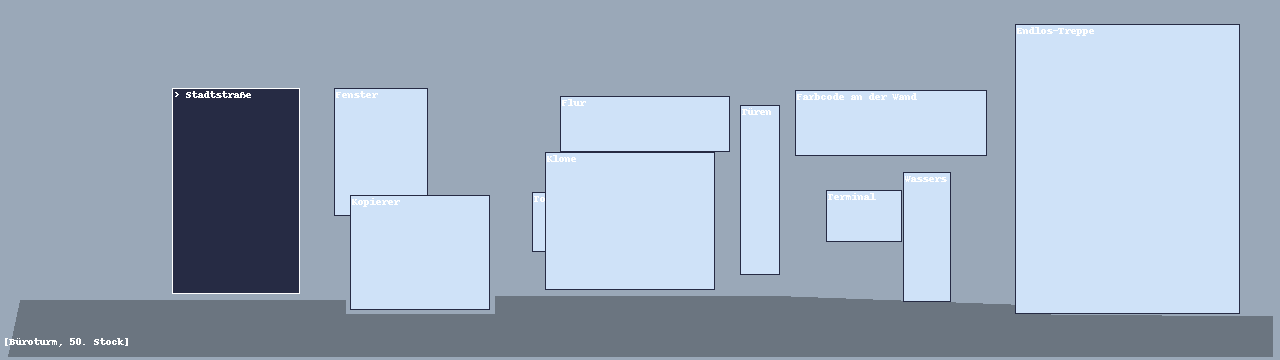
#> input picture game/grafik/platzhalter/raum_buero_50.png, 1280 x 360 px, given in place of nah_faehrtafel.png, which was not available
$ python nahansichten_welt2_schrift.py ../game/grafik/platzhalter/raum_buero_50.png
#> lines starting #> are read from the running program, lines starting #| are printed output that depends on the picture
"""Schrift und Zeichen auf die Nahansichten von Welt 2 (Pixelify Sans ohne Kantenglättung), deutsch und englisch.
Die englischen Bilder heißen <name>_en.png; oberflaeche/nahansicht.gd nimmt sie bei englischer Sprache.
Bilder ohne Schrift (Sandgrube, Konter-Auswahl, Paraden-Plan) werden nur kopiert.

Aufruf:  python3 tools/nahansichten_welt2_schrift.py"""
from pathlib import Path
from PIL import Image, ImageDraw, ImageFont

# Quelle: die mit tools/pixelieren.py umgerechneten Gemini-Bilder (nah_*.png, 640×360) und die Hieroglyphen,
# mit tools/figur.py gegenstaende aus dem 4×4-Bogen geschnitten (hiero48: längste Seite 46, hiero34: 32)
S = r"E:/Game Engine/Grafiken/assets/welt-2/pixel/"
ROOT = Path(__file__).resolve().parent.parent
Z = str(ROOT / "game" / "grafik" / "nahansichten") + "/"
TTF = str(ROOT / "game" / "schriften" / "pixelify-sans.ttf")
TINTE = (52, 36, 60)
KERBE = (58, 34, 20)       # eingeritzte Schrift auf Holz
KERBE_HELL = (196, 150, 96)

TEXTE = {
    "de": {
        "tafel": ["Was wächst, gärt oder verwittert, reist mit der Zeit.",
                  "Was du selbst pflückst, bleibt. Der Rest ist der Zeit egal.",
                  "Ägypten – Olympia: 112 Jahre | Olympia – Syrakus: 25 Jahre"],
        "tafel_oben": ["Bitte das Krokodil nicht füttern.", "Es frisst trotzdem."],
        "aushang_titel": "BEKANNTMACHUNG",
        "aushang": "Jedes neue Rundschreiben gilt sofort und über allen anderen Vorschriften.",
        "aushang_fuss": "Gezeichnet: Das Startbüro von Olympia",
    },
    "en": {
        "tafel": ["Whatever grows, ferments or weathers travels with time.",
                  "What you pick yourself stays as it is. Time doesn't care about the rest.",
                  "Egypt – Olympia: 112 years | Olympia – Syracuse: 25 years"],
        "tafel_oben": ["Please don't feed the crocodile.", "It eats anyway."],
        "aushang_titel": "NOTICE",
        "aushang": "Every new circular takes effect immediately and overrides all other regulations.",
        "aushang_fuss": "Signed: The Olympia Start Office",
    },
}


def font(g):
    return ImageFont.truetype(TTF, g)


def umbrechen(d, text, f, breite):
    zeilen, z = [], ""
    for w in text.split():
        p = (z + " " + w).strip()
        if d.textlength(p, font=f) > breite and z:
            zeilen.append(z)
            z = w
        else:
            z = p
    zeilen.append(z)
    return zeilen


# Eigene Ziffern 5×8 (Höhe der Großbuchstaben in Pixelify 12): In Pixelify sehen 2 und 5 aus wie 8 und 9,
# und die Fährtafel braucht die Jahre eindeutig (Rätsel 10: 112 + 25 = 137).
ZIFFERN = {
    "0": [".###.", "#...#", "#..##", "#.#.#", "#.#.#", "##..#", "#...#", ".###."],
    "1": ["..#..", ".##..", "..#..", "..#..", "..#..", "..#..", "..#..", ".###."],
    "2": [".###.", "#...#", "....#", "...#.", "..#..", ".#...", "#....", "#####"],
    "3": [".###.", "#...#", "....#", "..##.", "....#", "....#", "#...#", ".###."],
    "4": ["...#.", "..##.", ".#.#.", "#..#.", "#####", "...#.", "...#.", "...#."],
    "5": ["#####", "#....", "####.", "....#", "....#", "....#", "#...#", ".###."],
    "6": [".###.", "#....", "#....", "####.", "#...#", "#...#", "#...#", ".###."],
    "7": ["#####", "....#", "...#.", "...#.", "..#..", "..#..", "..#..", "..#.."],
    "8": [".###.", "#...#", "#...#", ".###.", "#...#", "#...#", "#...#", ".###."],
    "9": [".###.", "#...#", "#...#", "#...#", ".####", "....#", "....#", ".###."],
}
ZIFFER_OBEN = 4   # Abstand von der Textposition zur Oberkante der Großbuchstaben bei Größe 12


def ziffer(d, z, x, y, farbe):
    for r, zeile in enumerate(ZIFFERN[z]):
        for c, ch in enumerate(zeile):
            if ch == "#":
                d.point((int(x) + c, int(y) + ZIFFER_OBEN + r), fill=farbe)


def schreiben(d, xy, text, f, farbe):
    """Wie d.text, aber Ziffern aus ZIFFERN (nur bei Größe 12, sonst die Schrift selbst)."""
    x, y = xy
    if f.size != 12 or not any(ch.isdigit() for ch in text):
        d.text((x, y), text, font=f, fill=farbe)
        return
    i = 0
    while i < len(text):   # Läufe ohne Ziffern am Stück, damit sie genau wie bisher aussehen
        j = i + 1
        while j < len(text) and text[j].isdigit() == text[i].isdigit():
            j += 1
        px = x + d.textlength(text[:i], font=f)
        if text[i].isdigit():
            for k in range(i, j):
                ziffer(d, text[k], x + d.textlength(text[:k], font=f), y, farbe)
        else:
            d.text((px, y), text[i:j], font=f, fill=farbe)
        i = j


def mittig(d, text, f, x0, x1, y, farbe, kerbe=None):
    w = d.textlength(text, font=f)
    x = (x0 + x1 - w) / 2
    if kerbe:   # heller Rand unten rechts: wirkt eingeschnitten
        schreiben(d, (x + 1, y + 1), text, f, kerbe)
    schreiben(d, (x, y), text, f, farbe)


def glyphe(im, name, groesse, x0, y0, x1, y1):
    g = Image.open(S + f"hiero{groesse}/{name}.png").convert("RGBA")
    im.alpha_composite(g, (int((x0 + x1 - g.width) / 2), int((y0 + y1 - g.height) / 2)))


def oben_einritzen(d, zeilen):
    """Hausordnung auf dem freien oberen Brett der Fährtafel, über den drei Feldern (W2_NIL_PIX_0660)."""
    for i, z in enumerate(zeilen):
        mittig(d, z, font(12), 166, 422, 99 + i * 15, KERBE, KERBE_HELL)


# [37 lines left out: function ziffern_flicken, not called in this run]


def alle(sprache):
#> called with sprache = 'de'
    T = TEXTE[sprache]
    ENDUNG = ".png" if sprache == "de" else "_en.png"

    # --- Fährtafel (Nil-Delta): je Zeile ein geschnitztes Feld
    im = Image.open(S + "nah_faehrtafel.png").convert("RGB")
    d = ImageDraw.Draw(im)
    d.fontmode = "1"
    felder = [(166, 140, 422, 176), (166, 186, 422, 220), (166, 230, 422, 265)]
    for (x0, y0, x1, y1), text in zip(felder, T["tafel"]):
        f = font(12)
        zeilen = [t.strip() for t in text.split("|")] if "|" in text else umbrechen(d, text, f, x1 - x0 - 12)
        h = 14 * len(zeilen)
        for i, z in enumerate(zeilen):
            mittig(d, z, f, x0, x1, (y0 + y1 - h) / 2 + i * 14 - 1, KERBE, KERBE_HELL)
#> this loop made 3 passes
#> zeilen on pass 1: ['Was wächst, gärt oder verwittert, reist', 'mit der Zeit.']
    oben_einritzen(d, T["tafel_oben"])
    im.save(Z + "faehrtafel" + ENDUNG)
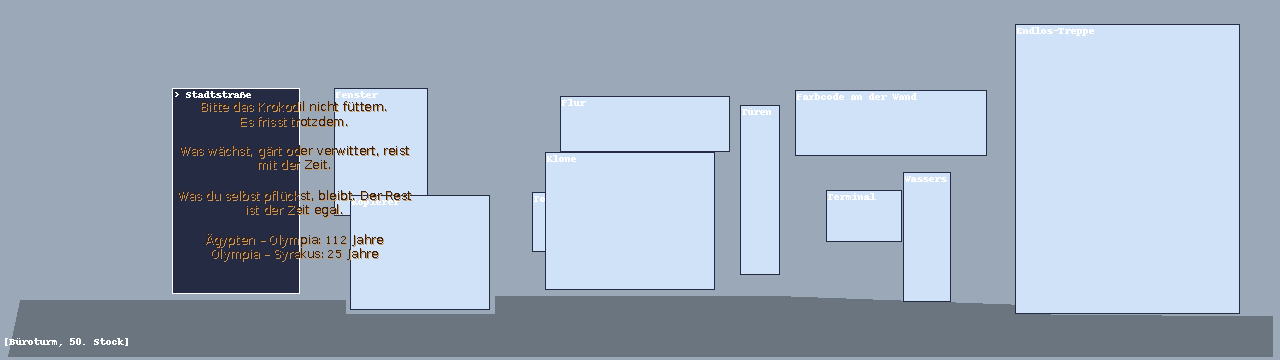
#> saved as faehrtafel.png: PIL image 1280x360 RGB; mean R, G, B 157.6, 171.5, 188.5

    # --- Aushang im Startbüro: auf die gemalten Linien geschrieben
    im = Image.open(S + "nah_aushang.png").convert("RGB")
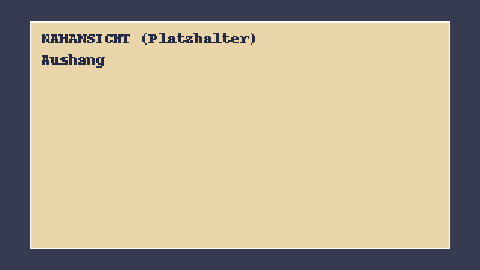
#> input picture game/grafik/platzhalter/nah_aushang.png, 480 x 270 px, found by its file name
#> im: PIL image 480x270 RGB
    d = ImageDraw.Draw(im)
    d.fontmode = "1"
    mittig(d, T["aushang_titel"], font(16), 148, 496, 74, TINTE)
    f = font(12)
    linien = [108, 136, 164, 192, 220]
    for z, y in zip(umbrechen(d, T["aushang"], f, 320), linien[1:]):
        mittig(d, z, f, 148, 496, y - 13, TINTE)
#> this loop made 2 passes
#> w in mittig on pass 1: 311.2
#> (z, w in mittig) on pass 2: ('anderen Vorschriften.', 129.3)
    d.text((160, 240), T["aushang_fuss"], font=font(10), fill=TINTE)
    im.save(Z + "aushang" + ENDUNG)
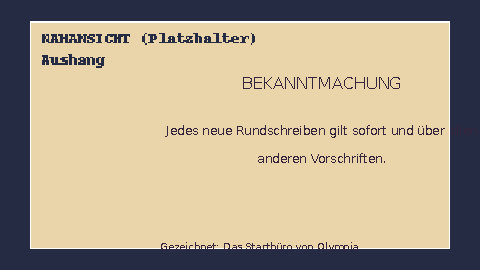
#> saved as aushang.png: PIL image 480x270 RGB; mean R, G, B 178.4, 164.1, 141.8

    if sprache != "de":
        return
    # --- Hieroglyphen-Grammatik (ohne Schrift, nur Zeichen): oben ein Beispielsatz nach der Regel
    # „wer handelt, wem er dient, wen er bittet, worum (Körperteil)“, der nicht die Lösung ist;
    # darunter die drei Paare Ohr → Gehör, Mund → Brot, Hand → Gold (Rätsel 2a)
    im = Image.open(S + "nah_hieroglyphen_grammatik.png").convert("RGBA")
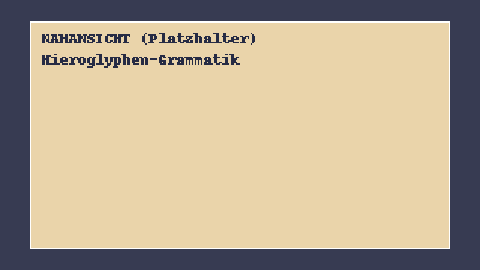
#> input picture game/grafik/platzhalter/nah_hieroglyphen_grammatik.png, 480 x 270 px, found by its file name
#> im is the input picture: PIL image 480x270 RGBA; mean R, G, B, A 180, 165.8, 142.9, 249.8
    for name, x0, x1 in (("vogel", 162, 222), ("sonne", 246, 308), ("pharao", 330, 392), ("hand", 416, 478)):
        glyphe(im, name, 48, x0, 58, x1, 120)
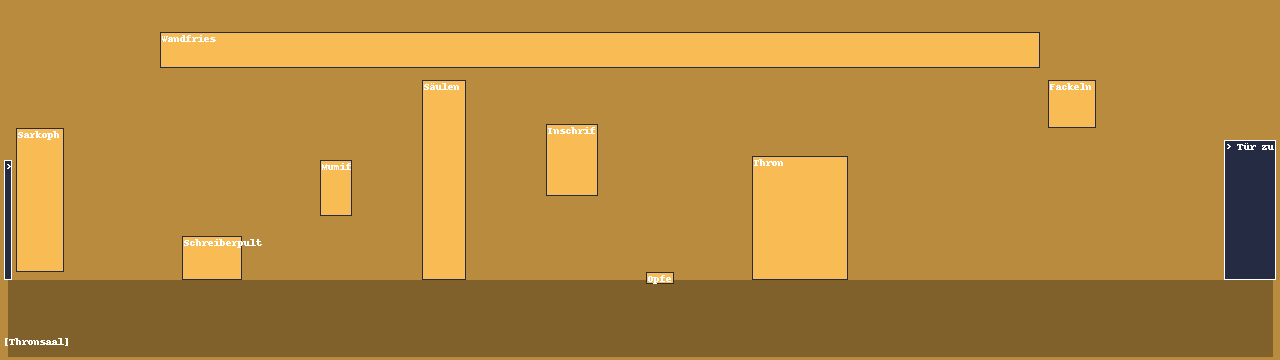
#> input picture game/grafik/platzhalter/raum_thronsaal_ramses.png, 1280 x 360 px, given in place of vogel.png, which was not available
#> in glyphe, g is the input picture: PIL image 1280x360 RGBA; mean R, G, B, A 178.9, 135.1, 62.1, 255
#> in glyphe, `im.alpha_composite(g, (int((x0 + x1 - g.width) / 2), int((y0 + y1 - g...`:
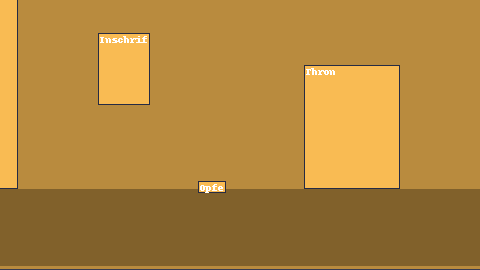
#> im: PIL image 480x270 RGBA; mean R, G, B, A 176.6, 133, 60.1, 254.9; transparent parts drawn white
    zeilen = [(156, 198), (214, 256), (272, 314)]
    for (links, rechts), (y0, y1) in zip((("ohr", "gehoer"), ("mund", "brot"), ("hand", "gold")), zeilen):  # Gehör und Gold mit eigenen Zeichen, nicht Wasser und Sonne (Review 17.11., W2-14)
        glyphe(im, links, 34, 240, y0, 282, y1)
        glyphe(im, rechts, 34, 358, y0, 400, y1)
    im.convert("RGB").save(Z + "hieroglyphen_grammatik.png")

    # --- Ohne Schrift: Hintergründe für die Minispiele (noch nicht angeschlossen)
    for n in ("sandgrube", "konter_auswahl", "paraden_plan"):
        Image.open(S + f"nah_{n}.png").convert("RGB").save(Z + n + ".png")


if __name__ == "__main__":
    import sys
    if "--nur-oben" in sys.argv:   # ohne die Quellbilder auf E:: nur das obere Brett in die fertigen Tafeln ritzen
        for s, endung in (("de", ".png"), ("en", "_en.png")):
            im = Image.open(Z + "faehrtafel" + endung).convert("RGB")
            d = ImageDraw.Draw(im)
            d.fontmode = "1"
            oben_einritzen(d, TEXTE[s]["tafel_oben"])
            im.save(Z + "faehrtafel" + endung)
        sys.exit()
    if "--nur-ziffern" in sys.argv:   # ohne Quellbilder: alte Pixelify-Ziffern im dritten Feld durch ZIFFERN ersetzen
        for s, endung in (("de", ".png"), ("en", "_en.png")):
            ziffern_flicken(Z + "faehrtafel" + endung, TEXTE[s]["tafel"][2])
        sys.exit()
    for s in ("de", "en"):
#> (the run stopped early here; a loop or call above may not have finished)
